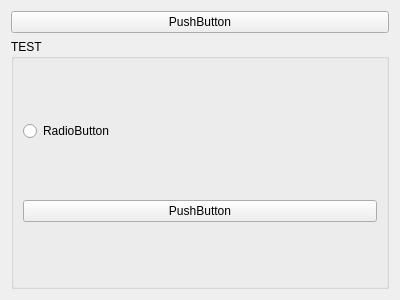
<?xml version="1.0" encoding="UTF-8"?>
<ui version="4.0">
 <class>Form</class>
 <widget class="QWidget" name="Form">
  <property name="geometry">
   <rect>
    <x>0</x>
    <y>0</y>
    <width>400</width>
    <height>300</height>
   </rect>
  </property>
  <property name="windowTitle">
   <string>Form</string>
  </property>
  <layout class="QGridLayout" name="gridLayout">
   <item row="0" column="0">
    <widget class="QPushButton" name="pushButton">
     <property name="text">
      <string>PushButton</string>
     </property>
    </widget>
   </item>
   <item row="1" column="0">
    <widget class="QGroupBox" name="groupBox">
     <property name="title">
      <string>TEST</string>
     </property>
     <layout class="QGridLayout" name="gridLayout_2">
      <item row="0" column="0">
       <widget class="QRadioButton" name="radioButton">
        <property name="text">
         <string>RadioButton</string>
        </property>
       </widget>
      </item>
      <item row="1" column="0">
       <widget class="QPushButton" name="pushButton_2">
        <property name="text">
         <string>PushButton</string>
        </property>
       </widget>
      </item>
     </layout>
    </widget>
   </item>
  </layout>
 </widget>
 <resources/>
 <connections/>
</ui>
